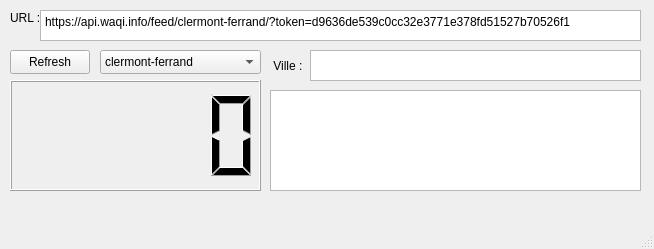
<?xml version="1.0" encoding="UTF-8"?>
<ui version="4.0">
 <class>MainWindow</class>
 <widget class="QMainWindow" name="MainWindow">
  <property name="geometry">
   <rect>
    <x>0</x>
    <y>0</y>
    <width>654</width>
    <height>249</height>
   </rect>
  </property>
  <property name="windowTitle">
   <string>MainWindow</string>
  </property>
  <widget class="QWidget" name="centralwidget">
   <widget class="QTextEdit" name="url">
    <property name="geometry">
     <rect>
      <x>40</x>
      <y>10</y>
      <width>601</width>
      <height>31</height>
     </rect>
    </property>
    <property name="lineWrapMode">
     <enum>QTextEdit::WidgetWidth</enum>
    </property>
    <property name="lineWrapColumnOrWidth">
     <number>0</number>
    </property>
    <property name="html">
     <string>&lt;!DOCTYPE HTML PUBLIC &quot;-//W3C//DTD HTML 4.0//EN&quot; &quot;http://www.w3.org/TR/REC-html40/strict.dtd&quot;&gt;
&lt;html&gt;&lt;head&gt;&lt;meta name=&quot;qrichtext&quot; content=&quot;1&quot; /&gt;&lt;meta charset=&quot;utf-8&quot; /&gt;&lt;style type=&quot;text/css&quot;&gt;
p, li { white-space: pre-wrap; }
hr { height: 1px; border-width: 0; }
&lt;/style&gt;&lt;/head&gt;&lt;body style=&quot; font-family:'Segoe UI'; font-size:9pt; font-weight:400; font-style:normal;&quot;&gt;
&lt;p style=&quot; margin-top:0px; margin-bottom:0px; margin-left:0px; margin-right:0px; -qt-block-indent:0; text-indent:0px;&quot;&gt;https://api.waqi.info/feed/clermont-ferrand/?token=d9636de539c0cc32e3771e378fd51527b70526f1&lt;/p&gt;&lt;/body&gt;&lt;/html&gt;</string>
    </property>
   </widget>
   <widget class="QLabel" name="label_url">
    <property name="geometry">
     <rect>
      <x>10</x>
      <y>10</y>
      <width>31</width>
      <height>16</height>
     </rect>
    </property>
    <property name="text">
     <string>URL :</string>
    </property>
   </widget>
   <widget class="QLCDNumber" name="indice">
    <property name="geometry">
     <rect>
      <x>10</x>
      <y>80</y>
      <width>251</width>
      <height>111</height>
     </rect>
    </property>
   </widget>
   <widget class="QTextEdit" name="message">
    <property name="geometry">
     <rect>
      <x>270</x>
      <y>90</y>
      <width>371</width>
      <height>101</height>
     </rect>
    </property>
   </widget>
   <widget class="QPushButton" name="Refresh">
    <property name="geometry">
     <rect>
      <x>10</x>
      <y>50</y>
      <width>80</width>
      <height>24</height>
     </rect>
    </property>
    <property name="text">
     <string>Refresh</string>
    </property>
   </widget>
   <widget class="QComboBox" name="Ville_CB">
    <property name="geometry">
     <rect>
      <x>100</x>
      <y>50</y>
      <width>161</width>
      <height>24</height>
     </rect>
    </property>
    <property name="editable">
     <bool>false</bool>
    </property>
    <property name="currentText">
     <string>clermont-ferrand</string>
    </property>
    <item>
     <property name="text">
      <string>clermont-ferrand</string>
     </property>
    </item>
    <item>
     <property name="text">
      <string>paris</string>
     </property>
    </item>
    <item>
     <property name="text">
      <string>londres</string>
     </property>
    </item>
    <item>
     <property name="text">
      <string>lyon</string>
     </property>
    </item>
    <item>
     <property name="text">
      <string>marseille</string>
     </property>
    </item>
   </widget>
   <widget class="QTextEdit" name="newVille">
    <property name="geometry">
     <rect>
      <x>310</x>
      <y>50</y>
      <width>331</width>
      <height>31</height>
     </rect>
    </property>
   </widget>
   <widget class="QLabel" name="label">
    <property name="geometry">
     <rect>
      <x>270</x>
      <y>50</y>
      <width>41</width>
      <height>31</height>
     </rect>
    </property>
    <property name="text">
     <string> Ville : </string>
    </property>
   </widget>
  </widget>
  <widget class="QMenuBar" name="menubar">
   <property name="geometry">
    <rect>
     <x>0</x>
     <y>0</y>
     <width>654</width>
     <height>21</height>
    </rect>
   </property>
  </widget>
  <widget class="QStatusBar" name="statusbar"/>
 </widget>
 <resources/>
 <connections>
  <connection>
   <sender>url</sender>
   <signal>textChanged()</signal>
   <receiver>MainWindow</receiver>
   <slot>url_change()</slot>
   <hints>
    <hint type="sourcelabel">
     <x>108</x>
     <y>38</y>
    </hint>
    <hint type="destinationlabel">
     <x>108</x>
     <y>221</y>
    </hint>
   </hints>
  </connection>
  <connection>
   <sender>Refresh</sender>
   <signal>clicked()</signal>
   <receiver>MainWindow</receiver>
   <slot>search()</slot>
   <hints>
    <hint type="sourcelabel">
     <x>59</x>
     <y>83</y>
    </hint>
    <hint type="destinationlabel">
     <x>59</x>
     <y>216</y>
    </hint>
   </hints>
  </connection>
  <connection>
   <sender>newVille</sender>
   <signal>textChanged()</signal>
   <receiver>MainWindow</receiver>
   <slot>new_ville()</slot>
   <hints>
    <hint type="sourcelabel">
     <x>350</x>
     <y>87</y>
    </hint>
    <hint type="destinationlabel">
     <x>350</x>
     <y>217</y>
    </hint>
   </hints>
  </connection>
  <connection>
   <sender>Ville_CB</sender>
   <signal>currentTextChanged(QString)</signal>
   <receiver>MainWindow</receiver>
   <slot>CB_change()</slot>
   <hints>
    <hint type="sourcelabel">
     <x>182</x>
     <y>85</y>
    </hint>
    <hint type="destinationlabel">
     <x>182</x>
     <y>218</y>
    </hint>
   </hints>
  </connection>
 </connections>
 <slots>
  <slot>url_change()</slot>
  <slot>search()</slot>
  <slot>new_ville()</slot>
  <slot>CB_change()</slot>
 </slots>
</ui>
